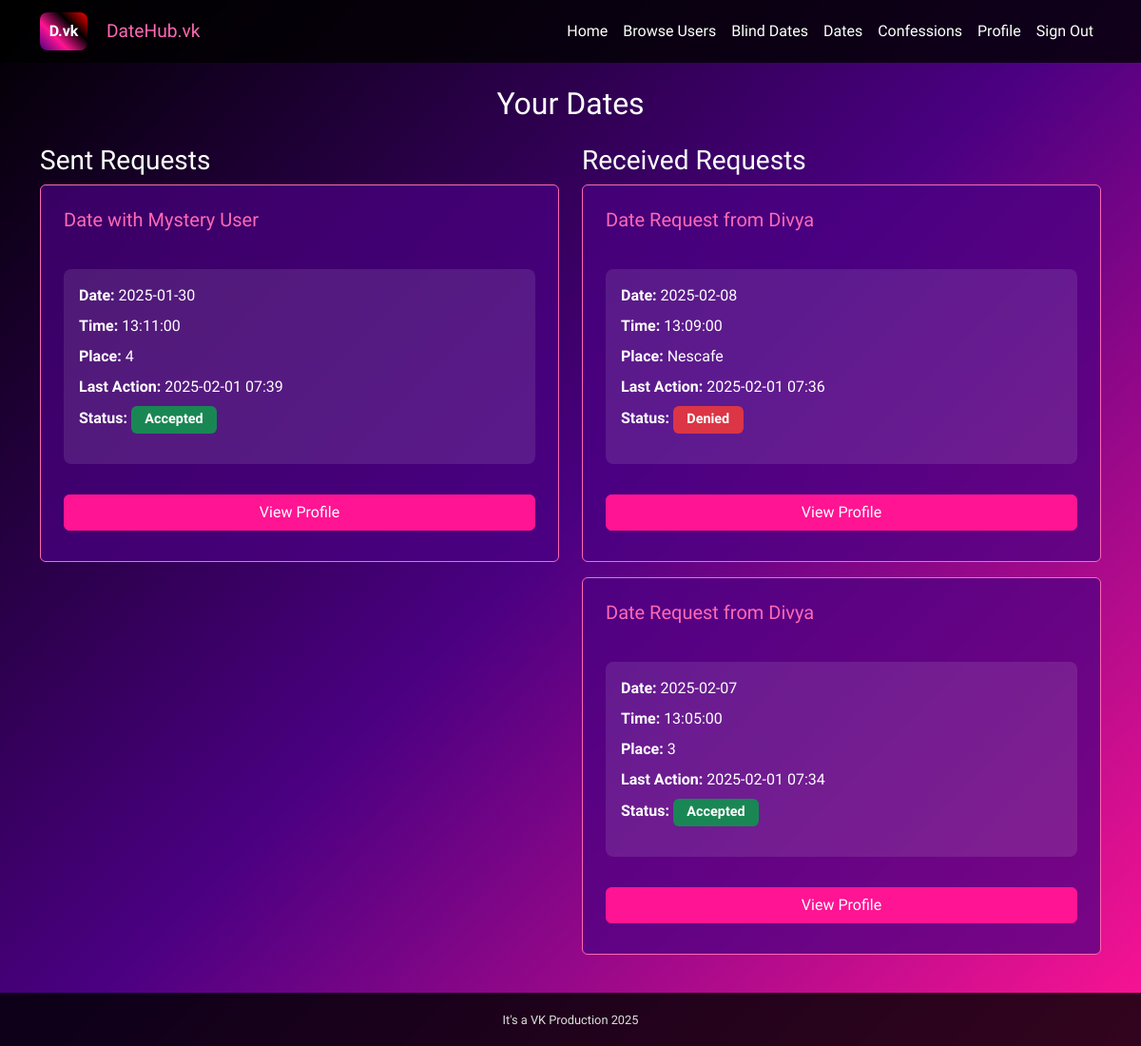
Page /dates (signed in) on the committed database.
### app.py (models this page shows)
class DateRequest(db.Model):
    id = db.Column(db.String(36), primary_key=True, default=lambda: str(uuid4()))
    sender_id = db.Column(db.String(36), db.ForeignKey('user.id'), nullable=False)
    receiver_id = db.Column(db.String(36), db.ForeignKey('user.id'), nullable=False)
    date = db.Column(db.Date, nullable=False)
    time = db.Column(db.Time, nullable=False)
    place = db.Column(db.String(255), nullable=False)
    status = db.Column(db.String(20), default='pending')
    parent_request_id = db.Column(db.String(36), db.ForeignKey('date_request.id'))
    is_blind_date = db.Column(db.Boolean, default=False)
    last_altered_by = db.Column(db.String(36), db.ForeignKey('user.id'))
    last_action_time = db.Column(db.DateTime, default=datetime.utcnow, onupdate=datetime.utcnow)
    sender = db.relationship('User', foreign_keys=[sender_id], backref='sent_requests')
    receiver = db.relationship('User', foreign_keys=[receiver_id], backref='received_requests')
    parent_request = db.relationship('DateRequest', remote_side=[id], backref='child_requests')

class User(UserMixin, db.Model):
    id = db.Column(db.String(36), primary_key=True, default=lambda: str(uuid4()))
    email = db.Column(db.String(120), unique=True, nullable=False)
    password = db.Column(db.String(255), nullable=False)
    name = db.Column(db.String(100), nullable=False)
    gender = db.Column(db.String(20), nullable=False)
    branch = db.Column(db.String(50), nullable=False)
    year = db.Column(db.Integer, nullable=False)
    state = db.Column(db.String(50), nullable=False)
    hobbies = db.Column(db.String(255))
    bio = db.Column(db.Text)
    image = db.Column(db.String(255))
    previous_relationships = db.Column(db.Integer, default=0)
    previous_dates = db.Column(db.Integer, default=0)
    insta_id = db.Column(db.String(100))
    ideal_weekend = db.Column(db.String(50))
    music_taste = db.Column(db.String(100))
    societies = db.Column(db.String(500))
    favorite_sports = db.Column(db.String(200))
    cgpa = db.Column(db.Float, nullable=True)
    leisure_activities = db.Column(db.String(100))
    personality_type = db.Column(db.String(50))
    sleep_schedule = db.Column(db.String(50))
    aspirations = db.Column(db.String(50))
    dream_date = db.Column(db.String(255))
    communication_style = db.Column(db.String(50))
    relationship_looking_for = db.Column(db.String(50))

### app.py (the view)
@app.route('/dates')
@login_required
def dates():
    user_id = current_user.id
    sent_requests = DateRequest.query.filter_by(sender_id=user_id).order_by(DateRequest.last_action_time.desc()).all()
    received_requests = DateRequest.query.filter_by(receiver_id=user_id).order_by(DateRequest.last_action_time.desc()).all()
    return render_template('dates.html', sent_requests=sent_requests, received_requests=received_requests, current_user=current_user)

### app.py (called while the page is built)
@login_manager.user_loader
def load_user(user_id):
    return User.query.get(user_id)

### templates/dates.html (shortened to what this page needs)
{% extends "base.html" %}
{% block content %}
<h2 class="text-center mb-4">Your Dates</h2>
<div class="row">
  <div class="col-md-6">
      <h3>Sent Requests</h3>
      <div class="sent-requests">
      {% for request in sent_requests %}
          <div class="card mb-3">
              <div class="card-body p-4">
                  <h5 class="card-title mb-4">
                      {% if request.is_blind_date %}
                          Date with Mystery User
                      {% else %}
                          Date with {{ request.receiver.name }}
                      {% endif %}
                  </h5>
                  <div class="date-info">
                      <p class="card-text mb-2"><strong>Date:</strong> {{ request.date }}</p>
                      <p class="card-text mb-2"><strong>Time:</strong> {{ request.time }}</p>
                      <p class="card-text mb-2"><strong>Place:</strong> {{ request.place }}</p>
                      <p class="card-text mb-2"><strong>Last Action:</strong> {{ request.last_action_time.strftime('%Y-%m-%d %H:%M') }}</p>
                      <p class="card-text mb-3">
                          <strong>Status:</strong>
                          <span class="badge {% if request.status == 'pending' %}bg-warning{% elif request.status == 'accepted' %}bg-success{% elif request.status == 'denied' %}bg-danger{% elif request.status == 'altered' %}bg-info{% endif %}">
                              {{ request.status }}
                          </span>
                      </p>
                  </div>
                  <div class="actions mt-3">
                      <button class="btn btn-info view-profile mb-2 w-100"
                              data-user-id="{{ request.receiver_id }}"
                              data-is-blind="{{ 'true' if request.is_blind_date else 'false' }}">
                          View Profile
                      </button>
                  </div>
              </div>
          </div>
      {% endfor %}
      </div>
  </div>
  <div class="col-md-6">
      <h3>Received Requests</h3>
      <div class="received-requests">
      {% for request in received_requests %}
          <div class="card mb-3">
              <div class="card-body p-4">
                  <h5 class="card-title mb-4">
                      {% if request.is_blind_date %}
                          Date Request from Mystery User
                      {% else %}
                          Date Request from {{ request.sender.name }}
                      {% endif %}
                  </h5>
                  <div class="date-info">
                      <p class="card-text mb-2"><strong>Date:</strong> {{ request.date }}</p>
                      <p class="card-text mb-2"><strong>Time:</strong> {{ request.time }}</p>
                      <p class="card-text mb-2"><strong>Place:</strong> {{ request.place }}</p>
                      <p class="card-text mb-2"><strong>Last Action:</strong> {{ request.last_action_time.strftime('%Y-%m-%d %H:%M') }}</p>
                      <p class="card-text mb-3">
                          <strong>Status:</strong>
                          <span class="badge {% if request.status == 'pending' %}bg-warning{% elif request.status == 'accepted' %}bg-success{% elif request.status == 'denied' %}bg-danger{% elif request.status == 'altered' %}bg-info{% endif %}">
                              {{ request.status }}
                          </span>
                      </p>
                  </div>
                  <div class="actions mt-3">
                      <button class="btn btn-info view-profile mb-2 w-100"
                              data-user-id="{{ request.sender_id }}"
                              data-is-blind="{{ 'true' if request.is_blind_date else 'false' }}">
                          View Profile
                      </button>
                  </div>
              </div>
          </div>
      {% endfor %}
      </div>
  </div>
</div>
{% endblock %}

### static/css/style.css (style rules this page uses)
:root { --background: linear-gradient(135deg, #000000, #4b0082, #ff1493); --text-primary: #ffffff; --text-secondary: #e0e0e0; --accent-primary: #ff69b4; --accent-secondary: #9400d3; --card-bg: rgba(75, 0, 130, 0.7); --input-bg: rgba(255, 255, 255, 0.1); --button-bg: #ff1493; --button-hover: #ff69b4; }
body { background: var(--background); color: var(--text-primary); font-family: "Exo 2", sans-serif; }
.card { background-color: var(--card-bg); border-color: var(--accent-primary); color: var(--text-primary); height: 100%; display: flex; flex-direction: column; }
.card-body { flex: 1 0 auto; display: flex; flex-direction: column; }
.card-title { color: var(--accent-primary); }
.btn { background-color: var(--button-bg); border-color: var(--button-bg); color: var(--text-primary); transition: all 0.3s ease; }
.card, .btn, .form-control, .form-select { transition: all 0.3s ease; }
.date-info { background-color: rgba(255, 255, 255, 0.1); padding: 1rem; border-radius: 0.5rem; margin: 1rem 0; }
.badge { font-size: 0.9em; padding: 0.5em 1em; text-transform: capitalize; }
.badge.bg-success { background-color: #198754 !important; }
.badge.bg-danger { background-color: #dc3545 !important; }

### rows in the picture
DateRequest: is_blind_date "Date with Mystery User", date "2025-01-30", time "13:11:00", place "4", last_action_time "2025-02-01 07:39", status "Accepted"
DateRequest: sender.name "Divya", date "2025-02-08", time "13:09:00", place "Nescafe", last_action_time "2025-02-01 07:36", status "Denied"
DateRequest: sender.name "Divya", date "2025-02-07", time "13:05:00", place "3", last_action_time "2025-02-01 07:34", status "Accepted"
